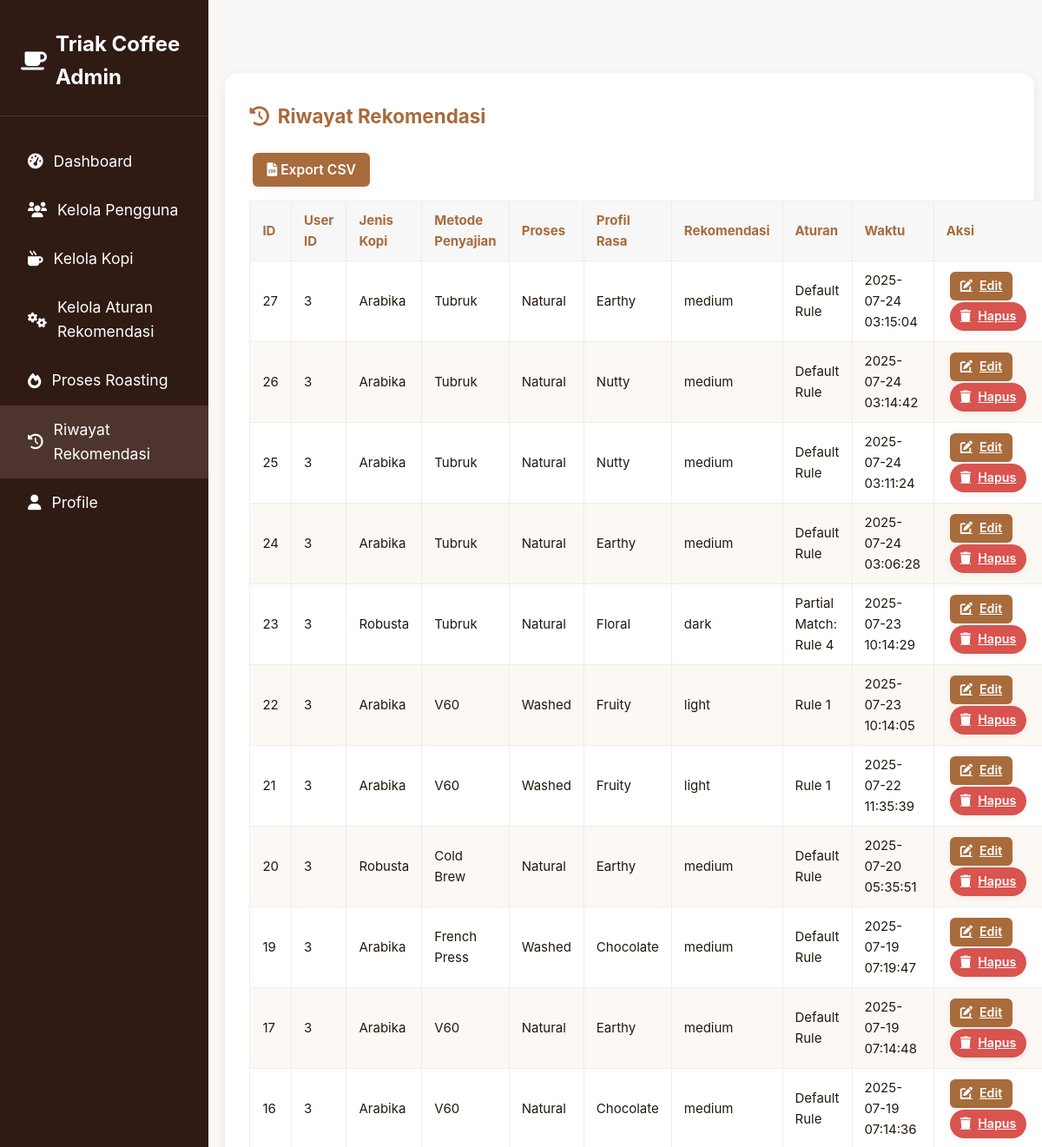
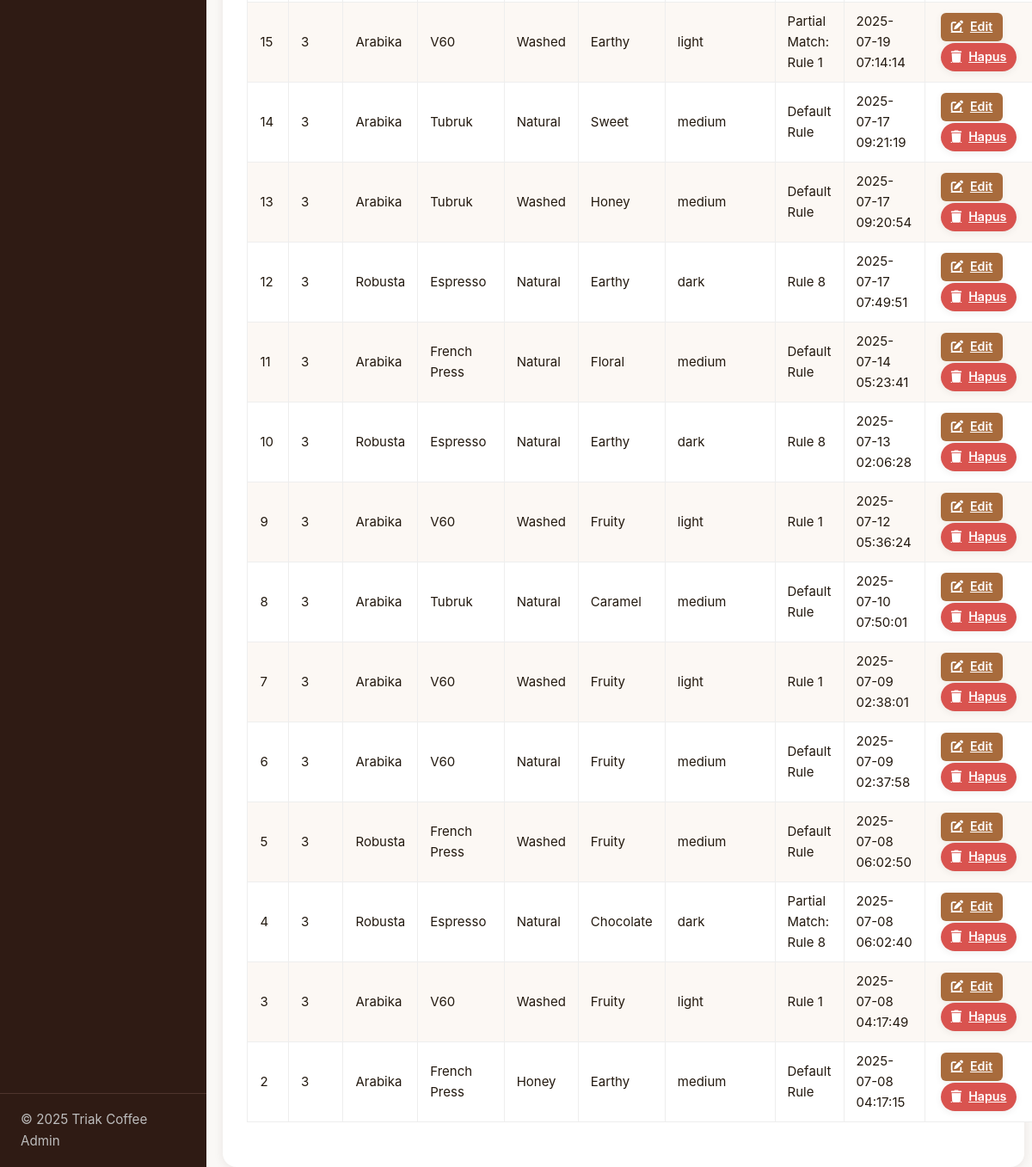
/admin/riwayat_roasting_admin.php (signed in), run on the app's committed database (2 pictures, top to bottom).
### tables this page shows
CREATE TABLE `recommendation_history` (
  `id` int(11) NOT NULL,
  `user_id` int(11) DEFAULT NULL,
  `jenis_kopi` varchar(20) DEFAULT NULL,
  `metode_penyajian` varchar(50) DEFAULT NULL,
  `profil_rasa` varchar(30) DEFAULT NULL,
  `proses` varchar(20) DEFAULT NULL,
  `recommended_roast` enum('light','medium','medium-dark','dark') DEFAULT NULL,
  `rule_applied` varchar(255) DEFAULT NULL,
  `created_at` timestamp NOT NULL DEFAULT current_timestamp()
);

### config/database.php (called while the page is built, shortened)
<?php
class Database {
    private $host = DB_HOST;
    private $user = DB_USER;
    private $pass = DB_PASS;
    private $dbname = DB_NAME;
    private $dbh;
    private $stmt;
    public function __construct() {
        $dsn = 'mysql:host=' . $this->host . ';dbname=' . $this->dbname . ';charset=utf8mb4';
        $options = [
            PDO::ATTR_PERSISTENT => true,
            PDO::ATTR_ERRMODE => PDO::ERRMODE_EXCEPTION
        ];
        try {
            $this->dbh = new PDO($dsn, $this->user, $this->pass, $options);
        } catch (PDOException $e) {
            $this->error = $e->getMessage();
            trigger_error($this->error, E_USER_ERROR);
        }
    }
    public function query($query) {
        $this->stmt = $this->dbh->prepare($query);
    }
    public function bind($param, $value, $type = null) {
        if (is_null($type)) {
            switch (true) {
                default:
                    $type = PDO::PARAM_STR;
            }
        }
        $this->stmt->bindValue($param, $value, $type);
    }
    public function execute() {
        return $this->stmt->execute();
    }
    public function resultset() {
        $this->execute();
        return $this->stmt->fetchAll(PDO::FETCH_OBJ);
    }
}
?>

### config/init.php (called while the page is built, shortened)
<?php
require_once 'database.php';
$db = new Database();
?>

### admin/riwayat_roasting_admin.php (the view, shortened to what this page needs)
<?php
require_once '../config/init.php';
$db->query("SELECT * FROM recommendation_history ORDER BY created_at DESC");
$history = $db->resultset();
$edit_id = $_GET['edit'] ?? null;
?>
<!DOCTYPE html>
<html lang="id">
<head>
    <link rel="stylesheet" href="/project/css/style.css">
    <link rel="stylesheet" href="https://cdnjs.cloudflare.com/ajax/libs/font-awesome/6.0.0/css/all.min.css">
</head>
<body>
    <div class="user-layout">
        <?php include '../includes/admin_sidebar.php'; ?>
        <div class="user-content">
            <div class="riwayat-card">
                <h3><i class="fas fa-history"></i> Riwayat Rekomendasi</h3>
                <a href="?export=csv" class="btn-brown" style="margin-bottom:16px; display:inline-block; text-decoration:none;"><i class="fas fa-file-csv"></i> Export CSV</a>
                <table class="history-table">
                    <thead>
                        <tr>
                            <th>ID</th>
                            <th>User ID</th>
                            <th>Jenis Kopi</th>
                            <th>Metode Penyajian</th>
                            <th>Proses</th>
                            <th>Profil Rasa</th>
                            <th>Rekomendasi</th>
                            <th>Aturan</th>
                            <th>Waktu</th>
                            <th>Aksi</th>
                        </tr>
                    </thead>
                    <tbody>
                        <?php foreach ($history as $item): ?>
                            <?php if ($edit_id == $item->id): ?>
                                <tr>
                                    <form method="post">
                                        <td><?= $item->id ?><input type="hidden" name="edit_id" value="<?= $item->id ?>"></td>
                                        <td><?= $item->user_id ?></td>
                                        <td><input type="text" name="jenis_kopi" value="<?= htmlspecialchars($item->jenis_kopi) ?>"></td>
                                        <td><input type="text" name="metode_penyajian" value="<?= htmlspecialchars($item->metode_penyajian) ?>"></td>
                                        <td><input type="text" name="proses" value="<?= htmlspecialchars($item->proses) ?>"></td>
                                        <td><input type="text" name="profil_rasa" value="<?= htmlspecialchars($item->profil_rasa) ?>"></td>
                                        <td><input type="text" name="recommended_roast" value="<?= htmlspecialchars($item->recommended_roast) ?>"></td>
                                        <td><input type="text" name="rule_applied" value="<?= htmlspecialchars($item->rule_applied) ?>"></td>
                                        <td><?= htmlspecialchars($item->created_at) ?></td>
                                        <td>
                                            <button type="submit" class="btn-brown btn-sm">Simpan</button>
                                            <a href="riwayat_roasting_admin.php" class="btn-brown btn-sm">Batal</a>
                                        </td>
                                    </form>
                                </tr>
                            <?php else: ?>
                                <tr>
                                    <td><?= $item->id ?></td>
                                    <td><?= $item->user_id ?></td>
                                    <td><?= htmlspecialchars($item->jenis_kopi) ?></td>
                                    <td><?= htmlspecialchars($item->metode_penyajian) ?></td>
                                    <td><?= htmlspecialchars($item->proses) ?></td>
                                    <td><?= htmlspecialchars($item->profil_rasa) ?></td>
                                    <td><?= htmlspecialchars($item->recommended_roast) ?></td>
                                    <td><?= htmlspecialchars($item->rule_applied) ?></td>
                                    <td><?= htmlspecialchars($item->created_at) ?></td>
                                    <td>
                                        <a href="riwayat_roasting_admin.php?edit=<?= $item->id ?>" class="btn-brown btn-sm"><i class="fas fa-edit"></i> Edit</a>
                                        <a href="riwayat_roasting_admin.php?delete=<?= $item->id ?>" class="btn-danger btn-sm" onclick="return confirm('Yakin hapus data ini?')"><i class="fas fa-trash"></i> Hapus</a>
                                    </td>
                                </tr>
                            <?php endif; ?>
                        <?php endforeach; ?>
                    </tbody>
                </table>
            </div>
        </div>
    </div>
</body>
</html>

### css/style.css (style rules this page uses)
* { margin: 0; padding: 0; box-sizing: border-box; }
:root { --primary-brown: #8B4513; --dark-brown: #654321; --light-brown: #D2B48C; --cream: #F5F5DC; --coffee-black: #2F1B14; --accent-orange: #CD853F; --gold: #DAA520; --white: #FFFFFF; --light-gray: #F8F9FA; --gray: #6C757D; --success: #28A745; --warning: #FFC107; --error: #DC3545; --font-family: 'Inter', -apple-system, BlinkMacSystemFont, sans-serif; --font-size-sm: 0.875rem; --font-size-base: 1rem; --font-size-lg: 1.125rem; --font-size-xl: 1.25rem; --font-size-2xl: 1.5rem; --font-size-3xl: 2rem; --spacing-xs: 0.5rem; --spacing-sm: 1rem; --spacing-md: 1.5rem; --spacing-lg: 2rem; --spacing-xl: 3rem; --shadow-sm: 0 1px 3px rgba(0, 0, 0, 0.1); --shadow-md: 0 4px 12px rgba(0, 0, 0, 0.15); --shadow-lg: 0 8px 25px rgba(0, 0, 0, 0.2); --radius-sm: 4px; --radius-md: 8px; --radius-lg: 12px; --radius-xl: 16px; }
body { font-family: var(--font-family); line-height: 1.6; color: var(--coffee-black); background-color: var(--light-gray); }
.btn-danger { background-color: var(--error); color: var(--white); }
.history-table { width: 100%; border-collapse: collapse; margin-top: 12px; font-size: 15px; }
.history-table th, .history-table td { border: 1px solid #eee; padding: 10px 14px; text-align: left; }
.history-table th { background: #f7f7f7; font-weight: bold; color: #a86b2d; }
.history-table tr:nth-child(even) { background: #faf6f2; }
.user-layout { display: flex; min-height: 100vh; }
.user-content { margin-left: 220px; padding: 36px 24px 24px 24px; width: 100%; min-height: 100vh; box-sizing: border-box; }
.roasting-card, .riwayat-card { background: #fff; border-radius: 16px; box-shadow: 0 2px 12px rgba(47,27,20,0.08); padding: 32px 28px 28px 28px; width: 96%; margin: 36px auto 0 auto; max-width: none; }
.history-table { width: 100%; border-collapse: collapse; margin-bottom: 24px; background: #fff; table-layout: auto; }
.history-table th, .history-table td { border: 1px solid #eee; padding: 10px 14px; }
.history-table th { background: #f7f7f7; color: #a86b3c; text-align: center; vertical-align: middle; font-weight: bold; }
.history-table tr:nth-child(even) { background: #fcf8f4; }
.btn-brown { background: #a86b3c; color: #fff; border: none; border-radius: 6px; padding: 7px 16px; font-weight: 600; cursor: pointer; font-size: 0.98em; transition: background 0.2s; margin-bottom: 2px; display: inline-block; }
.btn-sm { font-size: 0.95em; padding: 5px 12px; }
.btn-pill, .btn-brown, .btn-danger { font-size: 1.12em; padding: 14px 36px; border: none; border-radius: 999px; font-weight: 600; font-family: 'Poppins', 'Inter', Arial, sans-serif; margin: 0 4px; cursor: pointer; box-shadow: 0 2px 8px #0001; transition: background 0.2s, transform 0.15s, box-shadow 0.2s; display: inline-flex; align-items: center; gap: 8px; }
.btn-pill.btn-danger, .btn-danger { background: #d9534f; color: #fff; }

### admin/riwayat_roasting_admin.php (style rules this page uses)
body { background: #faf8f6; font-family: 'Inter', Arial, sans-serif; color: #23190f; }
.user-layout { display: flex; min-height: 100vh; }
.user-content { flex: 1; padding: 48px 0 0 0; margin-left: 240px; }
.riwayat-card { background: #fff; border-radius: 16px; box-shadow: 0 2px 12px rgba(47, 27, 20, 0.08); padding: 32px 28px 28px 28px; width: 96%; margin: 36px auto 0 auto; max-width: none; }
h3 { margin-top: 0; color: #a86b3c; font-size: 1.4rem; margin-bottom: 24px; display: flex; align-items: center; gap: 10px; }
.history-table { width: 100%; border-collapse: collapse; font-size: 15px; margin-top: 0; }
.history-table th, .history-table td { border: 1px solid #eee; padding: 10px 14px; text-align: left; }
.history-table th { background: #f7f7f7; font-weight: bold; color: #a86b3c; }
.history-table tr:nth-child(even) { background: #fcf8f4; }
.btn-brown { background: #a86b3c; color: #fff; border: none; border-radius: 6px; padding: 7px 16px; font-weight: 600; cursor: pointer; font-size: 0.98em; transition: background 0.2s; margin-bottom: 2px; }
.btn-sm { font-size: 0.95em; padding: 5px 12px; }

### data on the page
recommendation_history: id "27", user "3", jenis_kopi "Arabika", metode_penyajian "Tubruk", proses "Natural", profil_rasa "Earthy", recommended_roast "medium", rule_applied "Default Rule", created_at "2025-07-24 03:15:04"
recommendation_history: id "26", user "3", jenis_kopi "Arabika", metode_penyajian "Tubruk", proses "Natural", profil_rasa "Nutty", recommended_roast "medium", rule_applied "Default Rule", created_at "2025-07-24 03:14:42"
recommendation_history: id "25", user "3", jenis_kopi "Arabika", metode_penyajian "Tubruk", proses "Natural", profil_rasa "Nutty", recommended_roast "medium", rule_applied "Default Rule", created_at "2025-07-24 03:11:24"
recommendation_history: id "24", user "3", jenis_kopi "Arabika", metode_penyajian "Tubruk", proses "Natural", profil_rasa "Earthy", recommended_roast "medium", rule_applied "Default Rule", created_at "2025-07-24 03:06:28"
recommendation_history: id "23", user "3", jenis_kopi "Robusta", metode_penyajian "Tubruk", proses "Natural", profil_rasa "Floral", recommended_roast "dark", rule_applied "Partial Match: Rule 4", created_at "2025-07-23 10:14:29"
recommendation_history: id "22", user "3", jenis_kopi "Arabika", metode_penyajian "V60", proses "Washed", profil_rasa "Fruity", recommended_roast "light", rule_applied "Rule 1", created_at "2025-07-23 10:14:05"
recommendation_history: id "21", user "3", jenis_kopi "Arabika", metode_penyajian "V60", proses "Washed", profil_rasa "Fruity", recommended_roast "light", rule_applied "Rule 1", created_at "2025-07-22 11:35:39"
recommendation_history: id "20", user "3", jenis_kopi "Robusta", metode_penyajian "Cold Brew", proses "Natural", profil_rasa "Earthy", recommended_roast "medium", rule_applied "Default Rule", created_at "2025-07-20 05:35:51"
recommendation_history: id "19", user "3", jenis_kopi "Arabika", metode_penyajian "French Press", proses "Washed", profil_rasa "Chocolate", recommended_roast "medium", rule_applied "Default Rule", created_at "2025-07-19 07:19:47"
recommendation_history: id "17", user "3", jenis_kopi "Arabika", metode_penyajian "V60", proses "Natural", profil_rasa "Earthy", recommended_roast "medium", rule_applied "Default Rule", created_at "2025-07-19 07:14:48"
recommendation_history: id "16", user "3", jenis_kopi "Arabika", metode_penyajian "V60", proses "Natural", profil_rasa "Chocolate", recommended_roast "medium", rule_applied "Default Rule", created_at "2025-07-19 07:14:36"
recommendation_history: id "15", user "3", jenis_kopi "Arabika", metode_penyajian "V60", proses "Washed", profil_rasa "Earthy", recommended_roast "light", rule_applied "Partial Match: Rule 1", created_at "2025-07-19 07:14:14"
recommendation_history: id "14", user "3", jenis_kopi "Arabika", metode_penyajian "Tubruk", proses "Natural", profil_rasa "Sweet", recommended_roast "medium", rule_applied "Default Rule", created_at "2025-07-17 09:21:19"
recommendation_history: id "13", user "3", jenis_kopi "Arabika", metode_penyajian "Tubruk", proses "Washed", profil_rasa "Honey", recommended_roast "medium", rule_applied "Default Rule", created_at "2025-07-17 09:20:54"
recommendation_history: id "12", user "3", jenis_kopi "Robusta", metode_penyajian "Espresso", proses "Natural", profil_rasa "Earthy", recommended_roast "dark", rule_applied "Rule 8", created_at "2025-07-17 07:49:51"
recommendation_history: id "11", user "3", jenis_kopi "Arabika", metode_penyajian "French Press", proses "Natural", profil_rasa "Floral", recommended_roast "medium", rule_applied "Default Rule", created_at "2025-07-14 05:23:41"
recommendation_history: id "10", user "3", jenis_kopi "Robusta", metode_penyajian "Espresso", proses "Natural", profil_rasa "Earthy", recommended_roast "dark", rule_applied "Rule 8", created_at "2025-07-13 02:06:28"
recommendation_history: id "9", user "3", jenis_kopi "Arabika", metode_penyajian "V60", proses "Washed", profil_rasa "Fruity", recommended_roast "light", rule_applied "Rule 1", created_at "2025-07-12 05:36:24"
recommendation_history: id "8", user "3", jenis_kopi "Arabika", metode_penyajian "Tubruk", proses "Natural", profil_rasa "Caramel", recommended_roast "medium", rule_applied "Default Rule", created_at "2025-07-10 07:50:01"
recommendation_history: id "7", user "3", jenis_kopi "Arabika", metode_penyajian "V60", proses "Washed", profil_rasa "Fruity", recommended_roast "light", rule_applied "Rule 1", created_at "2025-07-09 02:38:01"
recommendation_history: id "6", user "3", jenis_kopi "Arabika", metode_penyajian "V60", proses "Natural", profil_rasa "Fruity", recommended_roast "medium", rule_applied "Default Rule", created_at "2025-07-09 02:37:58"
recommendation_history: id "5", user "3", jenis_kopi "Robusta", metode_penyajian "French Press", proses "Washed", profil_rasa "Fruity", recommended_roast "medium", rule_applied "Default Rule", created_at "2025-07-08 06:02:50"
recommendation_history: id "4", user "3", jenis_kopi "Robusta", metode_penyajian "Espresso", proses "Natural", profil_rasa "Chocolate", recommended_roast "dark", rule_applied "Partial Match: Rule 8", created_at "2025-07-08 06:02:40"
recommendation_history: id "3", user "3", jenis_kopi "Arabika", metode_penyajian "V60", proses "Washed", profil_rasa "Fruity", recommended_roast "light", rule_applied "Rule 1", created_at "2025-07-08 04:17:49"
recommendation_history: id "2", user "3", jenis_kopi "Arabika", metode_penyajian "French Press", proses "Honey", profil_rasa "Earthy", recommended_roast "medium", rule_applied "Default Rule", created_at "2025-07-08 04:17:15"
